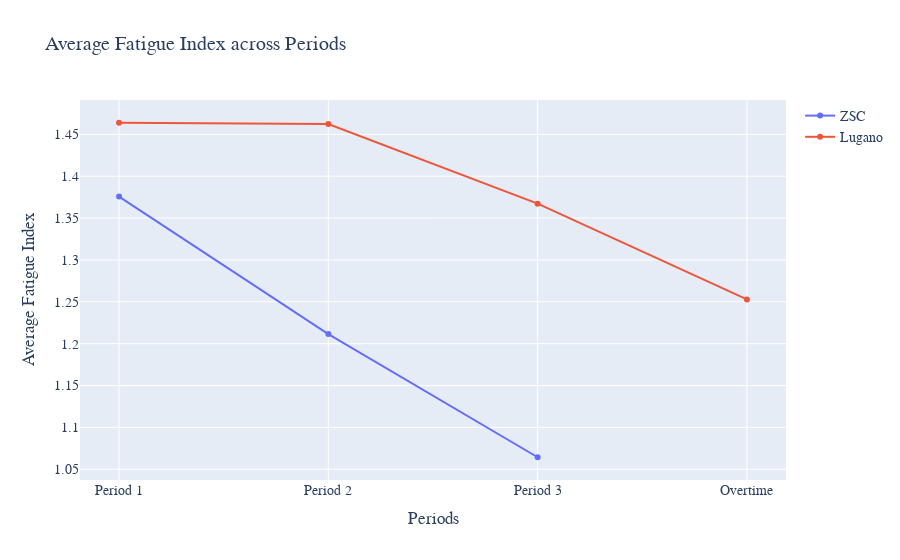

Notebook code for this chart:
### Markdown cell above
This code creates an interactive line chart using Plotly to display the average fatigue index of Team Lugano in each period and overtime.

### Code cell
# Data
periods = ["Period 1", "Period 2", "Period 3", "Overtime"]
avg_fatigues_zsc = [avg_FI_period1_zsc, avg_FI_period2_zsc, avg_FI_period3_zsc]
avg_fatigues_lugano = [
    avg_FI_period1_lug,
    avg_FI_period2_lug,
    avg_FI_period3_lug,
    avg_FI_overtime_lug,
]

# Create a plot
fig = go.Figure()

# Add data
fig.add_trace(
    go.Scatter(x=periods, y=avg_fatigues_zsc, mode="lines+markers", name="ZSC")
)
fig.add_trace(
    go.Scatter(x=periods, y=avg_fatigues_lugano, mode="lines+markers", name="Lugano")
)

# Customize layout
fig.update_layout(
    title="Average Fatigue Index across Periods",
    xaxis_title="Periods",
    yaxis_title="Average Fatigue Index",
    font=dict(family="Arial", size=14),
)

# Show the plot
fig.show()

### Figure 1 — Plotly figure (JSON) as saved in the notebook; plotly's stock layout.template omitted (floating-point values rounded to 4 significant figures)
{"data": [{"mode": "lines+markers", "name": "ZSC", "type": "scatter", "x": ["Period 1", "Period 2", "Period 3", "Overtime"], "y": [1.376, 1.211, 1.064]}, {"mode": "lines+markers", "name": "Lugano", "type": "scatter", "x": ["Period 1", "Period 2", "Period 3", "Overtime"], "y": [1.464, 1.462, 1.367, 1.253]}], "layout": {"font": {"family": "Arial", "size": 14}, "title": {"text": "Average Fatigue Index across Periods"}, "xaxis": {"title": {"text": "Periods"}}, "yaxis": {"title": {"text": "Average Fatigue Index"}}}}
